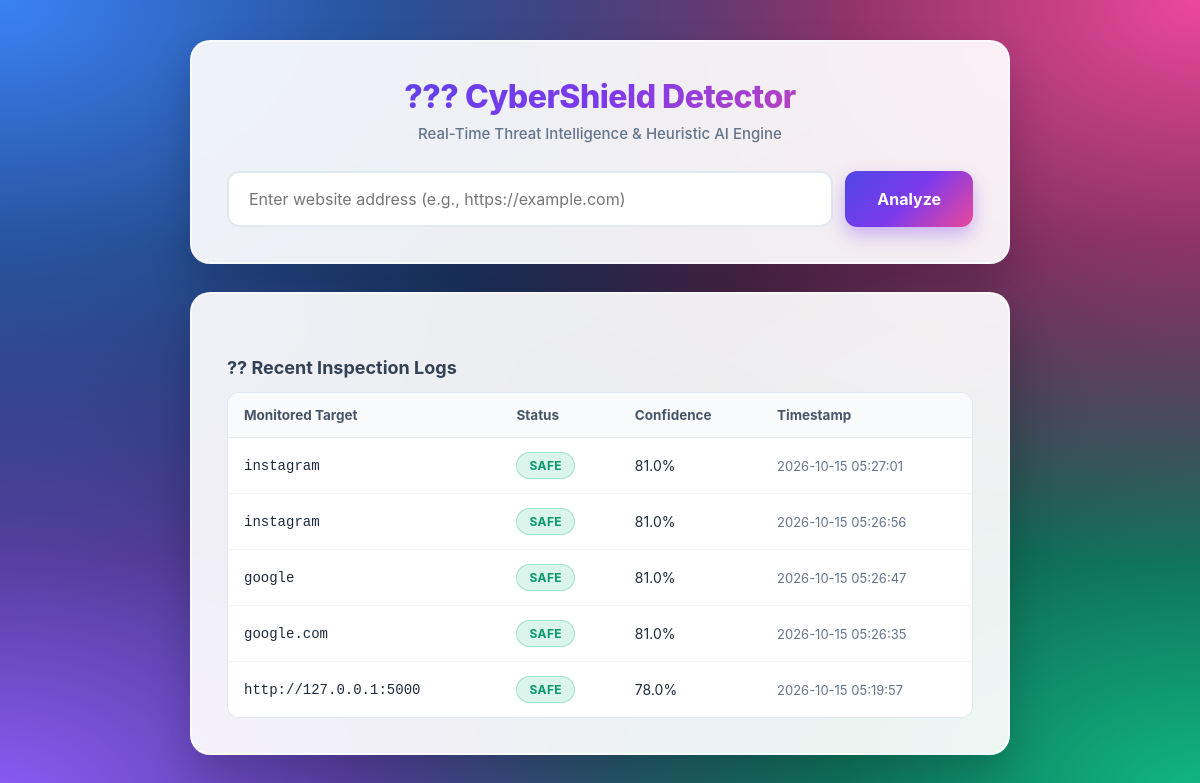
The page / on the database its author committed.
### tables this page shows
CREATE TABLE scans (
            id INTEGER PRIMARY KEY AUTOINCREMENT,
            url TEXT NOT NULL,
            is_phishing INTEGER NOT NULL,
            confidence REAL NOT NULL,
            timestamp TEXT NOT NULL
        );

### app.py (the view, shortened to what this page needs)
@app.route("/", methods=["GET", "POST"])
def home():
    data = None
    issues = []
    domain_age_text = None
    recent_scans = get_recent_scans()
    return render_template("index.html", data=data, issues=issues, domain_age_text=domain_age_text, recent_scans=recent_scans)

### app.py (called while the page is built)
def get_recent_scans(limit=5):
    conn = sqlite3.connect(DB_PATH)
    cursor = conn.cursor()
    cursor.execute("SELECT url, is_phishing, confidence, timestamp FROM scans ORDER BY id DESC LIMIT ?", (limit,))
    rows = cursor.fetchall()
    conn.close()
    return [{"url": r[0], "is_phishing": bool(r[1]), "confidence": r[2], "timestamp": r[3]} for r in rows]

### templates/index.html (shortened to what this page needs)
<!DOCTYPE html>
<html lang="en">
<head>
  <link rel="stylesheet" href="{{ url_for('static', filename='css/style.css') }}">
</head>
<body>
  <div class="container">
    <div class="glass-card">
      <div class="brand-header">
        <h1 class="brand-title">??? CyberShield Detector</h1>
        <p class="brand-sub">Real-Time Threat Intelligence & Heuristic AI Engine</p>
      </div>
      <form method="POST" id="scanForm">
        <div class="search-box">
          <input type="text" name="url" id="urlInput" placeholder="Enter website address (e.g., https://example.com)" value="{{ request.form.get('url', '') }}" required autocomplete="off" />
          <button type="submit" class="btn-scan" id="submitBtn">Analyze</button>
        </div>
      </form>
    </div>
    {% if recent_scans %}
    <div class="glass-card">
      <div class="section-heading">?? Recent Inspection Logs</div>
      <table class="styled-table">
        <thead>
          <tr>
            <th>Monitored Target</th>
            <th>Status</th>
            <th>Confidence</th>
            <th>Timestamp</th>
          </tr>
        </thead>
        <tbody>
          {% for scan in recent_scans %}
          <tr>
            <td style="max-width: 260px; overflow: hidden; text-overflow: ellipsis; white-space: nowrap; font-family: monospace;">{{ scan.url }}</td>
            <td><span class="badge {{ 'badge-risk' if scan.is_phishing else 'badge-ok' }}">{{ 'Phishing' if scan.is_phishing else 'Safe' }}</span></td>
            <td>{{ (scan.confidence * 100) | round(1) }}%</td>
            <td style="color: var(--text-muted); font-size: 13px;">{{ scan.timestamp }}</td>
          </tr>
          {% endfor %}
        </tbody>
      </table>
    </div>
    {% endif %}
  </div>
</body>
</html>

### static/css/style.css (style rules this page uses)
:root { --primary-gradient: linear-gradient(135deg, #4f46e5 0%, #7c3aed 50%, #ec4899 100%); --accent-cyan: #06b6d4; --accent-pink: #f43f5e; --accent-purple: #8b5cf6; --bg-dark: #0f172a; --card-bg: rgba(255, 255, 255, 0.92); --border-glow: rgba(139, 92, 246, 0.35); --text-main: #1e293b; --text-muted: #64748b; --danger-gradient: linear-gradient(135deg, #ff416c, #ff4b2b); --safe-gradient: linear-gradient(135deg, #11998e, #38ef7d); --warning-gradient: linear-gradient(135deg, #f7971e, #ffd200); }
* { margin: 0; padding: 0; box-sizing: border-box; font-family: -apple-system, BlinkMacSystemFont, "Segoe UI", Roboto, "Helvetica Neue", sans-serif; }
body { min-height: 100vh; background: radial-gradient(at 0% 0%, #3b82f6 0px, transparent 50%), radial-gradient(at 100% 0%, #ec4899 0px, transparent 50%), radial-gradient(at 100% 100%, #10b981 0px, transparent 50%), radial-gradient(at 0% 100%, #8b5cf6 0px, transparent 50%), #0f172a; background-attachment: fixed; color: var(--text-main); padding: 40px 20px; display: flex; justify-content: center; align-items: flex-start; }
.container { width: 100%; max-width: 820px; display: flex; flex-direction: column; gap: 28px; }
.glass-card { background: var(--card-bg); backdrop-filter: blur(14px); -webkit-backdrop-filter: blur(14px); border-radius: 20px; border: 1px solid rgba(255, 255, 255, 0.5); box-shadow: 0 20px 40px rgba(0, 0, 0, 0.18), inset 0 0 0 1px rgba(255, 255, 255, 0.6); padding: 36px; transition: transform 0.25s ease, box-shadow 0.25s ease; }
.brand-header { text-align: center; margin-bottom: 28px; }
.brand-title { font-size: 32px; font-weight: 800; letter-spacing: -0.5px; background: var(--primary-gradient); -webkit-background-clip: text; -webkit-text-fill-color: transparent; margin-bottom: 8px; }
.brand-sub { color: var(--text-muted); font-size: 15px; font-weight: 500; }
.search-box { display: flex; gap: 12px; position: relative; }
.search-box input { flex: 1; padding: 16px 20px; border-radius: 12px; border: 2px solid #e2e8f0; font-size: 16px; background: #ffffff; color: var(--text-main); outline: none; transition: all 0.25s ease; }
.btn-scan { padding: 16px 32px; border: none; border-radius: 12px; background: var(--primary-gradient); color: #ffffff; font-size: 16px; font-weight: 700; cursor: pointer; box-shadow: 0 8px 18px rgba(124, 58, 237, 0.35); transition: all 0.25s ease; }
.section-heading { font-size: 18px; font-weight: 700; margin-top: 28px; margin-bottom: 14px; color: #334155; display: flex; align-items: center; gap: 8px; }
.styled-table { width: 100%; border-collapse: separate; border-spacing: 0; border-radius: 12px; overflow: hidden; border: 1px solid #e2e8f0; }
.styled-table th { background: #f8fafc; color: #475569; font-weight: 700; font-size: 13.5px; padding: 14px 16px; text-align: left; border-bottom: 1px solid #e2e8f0; }
.styled-table td { padding: 14px 16px; border-bottom: 1px solid #f1f5f9; font-size: 14px; background: #ffffff; }
.styled-table tr:last-child td { border-bottom: none; }
.badge { display: inline-block; padding: 5px 12px; border-radius: 20px; font-size: 12px; font-weight: 700; text-transform: uppercase; letter-spacing: 0.4px; }
.badge-ok { background: rgba(16, 185, 129, 0.15); color: #059669; border: 1px solid rgba(16, 185, 129, 0.3); }

### rows shown on the page
scans: url "instagram", is_phishing "SAFE", (scan.confidence*100)|round(1) "81.0", timestamp "2026-10-15 05:27:01"
scans: url "instagram", is_phishing "SAFE", (scan.confidence*100)|round(1) "81.0", timestamp "2026-10-15 05:26:56"
scans: url "google", is_phishing "SAFE", (scan.confidence*100)|round(1) "81.0", timestamp "2026-10-15 05:26:47"
scans: url "google.com", is_phishing "SAFE", (scan.confidence*100)|round(1) "81.0", timestamp "2026-10-15 05:26:35"
scans: url "http://127.0.0.1:5000", is_phishing "SAFE", (scan.confidence*100)|round(1) "78.0", timestamp "2026-10-15 05:19:57"
